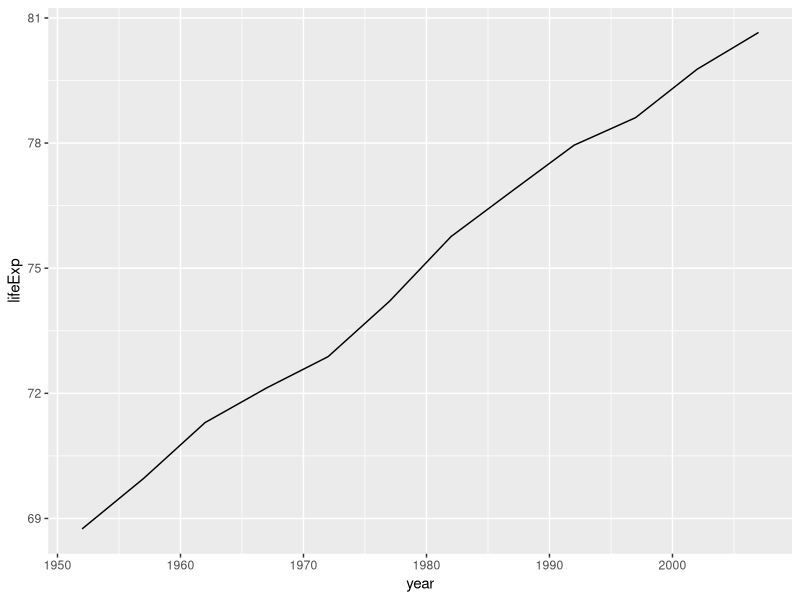
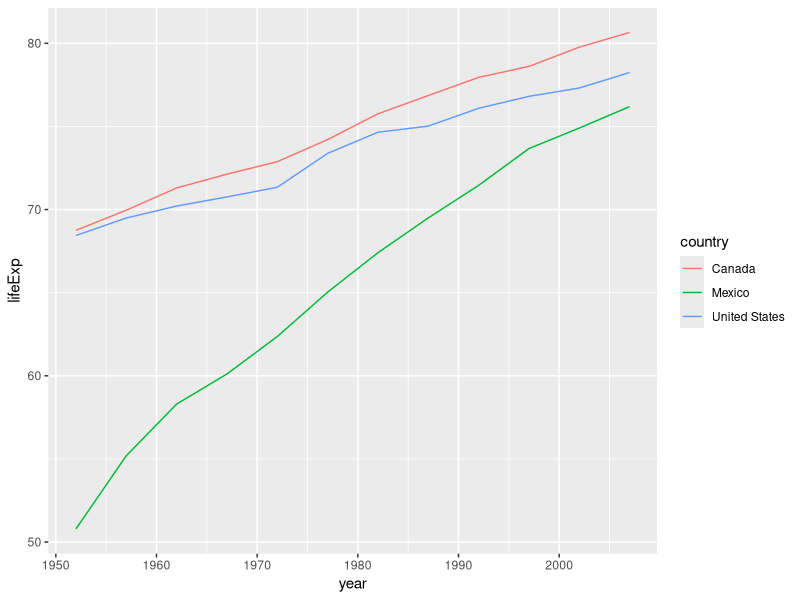

These figures' R source, in order:
## ---- chunk 1
knitr::opts_chunk$set(include = TRUE, error = TRUE)
## ---- chunk 2
library(tidyverse)
## ---- chunk 3
gap_5060 <- read_csv("data/gapminder-5060.csv") %>%
    mutate(lifeExp = replace(lifeExp, (country == "Canada" & year == 1957), 69.96))
## ---- chunk 4
gap_7080 <- read.csv("data/gapminder-7080.csv")
gap_90plus <- read.csv("data/gapminder-90plus.csv")
## ---- chunk 5
gap <- bind_rows(list(gap_5060, gap_7080, gap_90plus))
## ---- chunk 6
gap_ca <- gap %>%
  filter(country == "Canada")

ggplot(data = gap_ca, aes(x = year, y = lifeExp)) +
  geom_line()
## ---- chunk 7
gap_NA <- gap %>%
  filter(country %in% c("Canada", "Mexico", "United States"))

ggplot(data = gap_NA, aes(x = year, y = lifeExp, color = country)) +
  geom_line()
